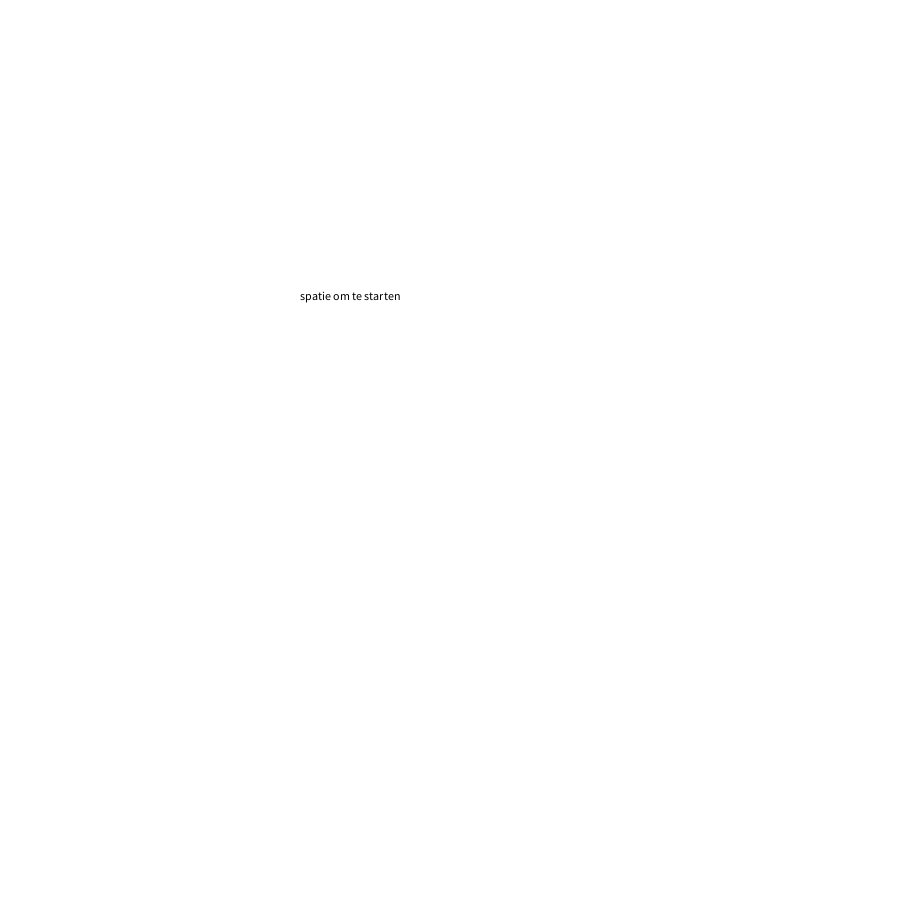
Frame 1 (no input)
Frame 60 (the mouse pressed at the canvas centre just before this capture): identical to frame 1, image omitted
Frame 120 (the mouse held since frame 60 and released just before this capture): identical to frame 1, image omitted

The Processing sketch that drew this single still picture (run headless with seeded random() and noise(); from frame 60 on, the mouse is pressed at the canvas centre):

// Processing sketch: HO12_4
// ── HO12_4.pde
int Seconden;
int millis;
int timer;
boolean facts = false;
int min;

void setup(){
  size (900,900);
}

void draw(){
 
 
  background(255,255,255);
    fill(0,0,0);
   text ("spatie om te starten", 300,300);
   if (facts){
  Seconden = millis()/1000;
  millis = 0 + (millis()%1000);
  min = (millis()/10000);
  
  
  timer = 0;
  fill(0,0,0);
  textSize(30);
  text ("Seconden " + Seconden + "." + nf(millis), 350,350);
}
}

void keyPressed(){
  if (keyCode == 32 && !facts){
  facts = true;
  
  } else if (keyCode == 32){
    facts = false;
    
   
    
  
}
}
